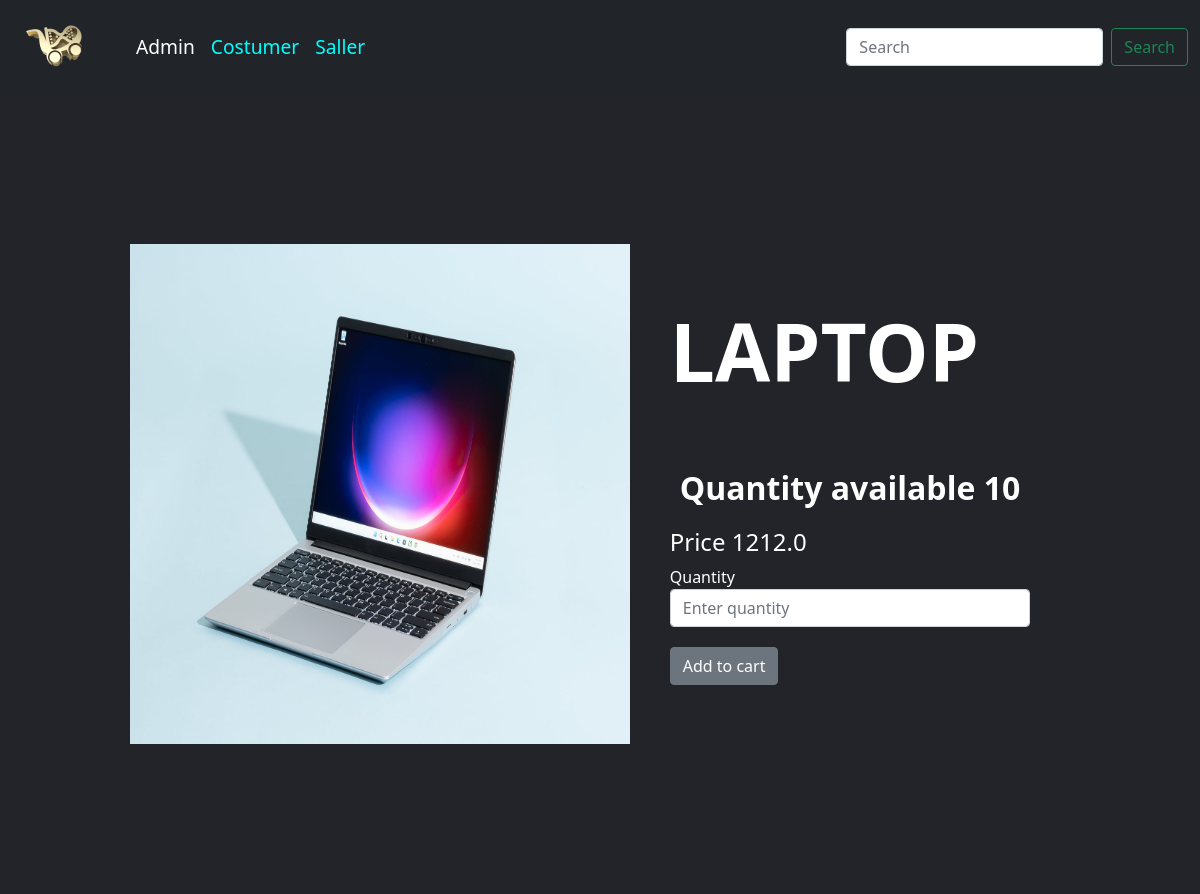
Page /product/1 on the committed database.
### main/models.py (models this page shows, shortened)
class Product(models.Model):
    name=models.CharField( max_length=50)
    quantity=models.IntegerField()
    saller=models.ForeignKey(Saller, on_delete=models.CASCADE,default=None)
    details=models.CharField(null=True, max_length=200)
    price=models.FloatField(null=True)
    image = models.ImageField(upload_to='product_images/')  # Define the image field

### main/views.py (the view)
# urls.py: path('product/<int:pk>',product,name='product'),
def product(request,pk):
    product=Product.objects.get(id=pk)
    return render(request,'buy_product.html',{'product':product})

### main/templates/buy_product.html (shortened to what this page needs)
{% extends 'main.html' %}
{% block content %}
<div class="buyproduct">
    <div class="img">
        <img src="{{ product.image.url }}" alt="" >
    </div>
    <div class="info">
        <h1>{{ product.name }}</h1>
        <h3>Quantity available {{ product.quantity }}</h3>
        <h4>Price {{ product.price }}</h4>
        <form action="{% url 'addproduct' product.id %}" method="POST">
            <label for="quantity">Quantity</label>
            <input type="number" class="form-control" id="quantity" name="quantity" min="1" max="100" step="1" placeholder="Enter quantity">
            <button type="submit" class="btn btn-secondary">Add to cart</button>
        </form>
    </div>
</div>
{% endblock content %}

### main/static/css/style.css (style rules this page uses)
* { margin: 0; padding: 0; box-sizing: border-box; }
body { min-height: 100vh; background: #1c1c1c; }
.buyproduct { display: flex; justify-content: center; align-items: center; min-height: 100vh; width: 100%; background-color: #23242a; }
.buyproduct .info { margin: 40px; color: white; }
.img img { width: 500px; height: 500px; }
.buyproduct .info h1 { text-transform: uppercase; font-size: 5em; font-weight: 800; margin-bottom: 50px; }
.buyproduct .info h3 { font-size: 2em; margin: 20px 10px; font-weight: 600; float: left; }
.buyproduct .info h4 { font-weight: 300; }
.buyproduct button { margin-top: 20px; }

### rows in the picture
Product: image (picture), name "LAPTOP", quantity "10", price "1212.0"
